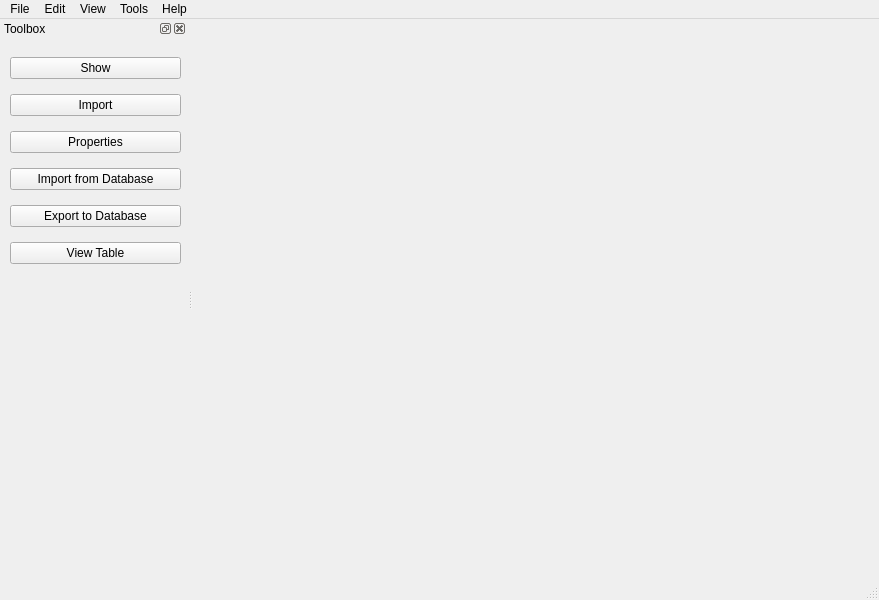
<?xml version="1.0" encoding="UTF-8"?>
<ui version="4.0">
 <class>MainWindow</class>
 <widget class="QMainWindow" name="MainWindow">
  <property name="geometry">
   <rect>
    <x>0</x>
    <y>0</y>
    <width>879</width>
    <height>600</height>
   </rect>
  </property>
  <property name="windowTitle">
   <string>MainWindow</string>
  </property>
  <widget class="QWidget" name="centralwidget">
   <property name="maximumSize">
    <size>
     <width>800</width>
     <height>540</height>
    </size>
   </property>
  </widget>
  <widget class="QMenuBar" name="menubar">
   <property name="geometry">
    <rect>
     <x>0</x>
     <y>0</y>
     <width>879</width>
     <height>21</height>
    </rect>
   </property>
   <widget class="QMenu" name="menuFile">
    <property name="title">
     <string>File</string>
    </property>
    <widget class="QMenu" name="menuNew">
     <property name="title">
      <string>New</string>
     </property>
     <addaction name="actionDatatable"/>
    </widget>
    <addaction name="actionDefaultConnection"/>
    <addaction name="menuNew"/>
    <addaction name="actionExit"/>
   </widget>
   <widget class="QMenu" name="menuEdit">
    <property name="title">
     <string>Edit</string>
    </property>
   </widget>
   <widget class="QMenu" name="menuView">
    <property name="title">
     <string>View</string>
    </property>
    <addaction name="actionToolbox"/>
    <addaction name="actionTable"/>
   </widget>
   <widget class="QMenu" name="menuTools">
    <property name="title">
     <string>Tools</string>
    </property>
    <widget class="QMenu" name="menuDatabase">
     <property name="title">
      <string>Database</string>
     </property>
     <addaction name="actionConnection"/>
     <addaction name="actionDatatable_2"/>
    </widget>
    <addaction name="menuDatabase"/>
   </widget>
   <widget class="QMenu" name="menuHelp">
    <property name="title">
     <string>Help</string>
    </property>
    <addaction name="actionAbout"/>
   </widget>
   <addaction name="menuFile"/>
   <addaction name="menuEdit"/>
   <addaction name="menuView"/>
   <addaction name="menuTools"/>
   <addaction name="menuHelp"/>
  </widget>
  <widget class="QStatusBar" name="statusbar"/>
  <widget class="QDockWidget" name="Toolbox">
   <property name="sizePolicy">
    <sizepolicy hsizetype="Preferred" vsizetype="Preferred">
     <horstretch>0</horstretch>
     <verstretch>0</verstretch>
    </sizepolicy>
   </property>
   <property name="minimumSize">
    <size>
     <width>187</width>
     <height>41</height>
    </size>
   </property>
   <property name="allowedAreas">
    <set>Qt::LeftDockWidgetArea|Qt::RightDockWidgetArea</set>
   </property>
   <property name="windowTitle">
    <string>Toolbox</string>
   </property>
   <attribute name="dockWidgetArea">
    <number>1</number>
   </attribute>
   <widget class="QWidget" name="dockWidgetContents">
    <widget class="QWidget" name="layoutWidget">
     <property name="geometry">
      <rect>
       <x>10</x>
       <y>10</y>
       <width>171</width>
       <height>231</height>
      </rect>
     </property>
     <layout class="QVBoxLayout" name="verticalLayout">
      <item>
       <widget class="QPushButton" name="buttonShow">
        <property name="text">
         <string>Show</string>
        </property>
       </widget>
      </item>
      <item>
       <widget class="QPushButton" name="buttonImport">
        <property name="text">
         <string>Import</string>
        </property>
       </widget>
      </item>
      <item>
       <widget class="QPushButton" name="buttonProperties">
        <property name="sizePolicy">
         <sizepolicy hsizetype="Minimum" vsizetype="Fixed">
          <horstretch>0</horstretch>
          <verstretch>0</verstretch>
         </sizepolicy>
        </property>
        <property name="text">
         <string>Properties</string>
        </property>
       </widget>
      </item>
      <item>
       <widget class="QPushButton" name="buttonMysql">
        <property name="text">
         <string>Import from Database</string>
        </property>
       </widget>
      </item>
      <item>
       <widget class="QPushButton" name="buttonExport">
        <property name="text">
         <string>Export to Database</string>
        </property>
       </widget>
      </item>
      <item>
       <widget class="QPushButton" name="buttonTable">
        <property name="text">
         <string>View Table</string>
        </property>
       </widget>
      </item>
     </layout>
    </widget>
   </widget>
  </widget>
  <action name="actionExit">
   <property name="text">
    <string>Exit</string>
   </property>
  </action>
  <action name="actionDatabase_datatable">
   <property name="text">
    <string>database datatable</string>
   </property>
  </action>
  <action name="actionDatabase_Connection">
   <property name="text">
    <string>Database Connection...</string>
   </property>
  </action>
  <action name="actionDatatable">
   <property name="text">
    <string>Datatable</string>
   </property>
  </action>
  <action name="actionConnection">
   <property name="text">
    <string>Connection</string>
   </property>
  </action>
  <action name="actionDatatable_2">
   <property name="text">
    <string>Datatable</string>
   </property>
  </action>
  <action name="actionAbout">
   <property name="text">
    <string>About</string>
   </property>
  </action>
  <action name="actionToolbox">
   <property name="checkable">
    <bool>true</bool>
   </property>
   <property name="checked">
    <bool>true</bool>
   </property>
   <property name="text">
    <string>Toolbox</string>
   </property>
  </action>
  <action name="actionTable">
   <property name="text">
    <string>Table</string>
   </property>
  </action>
  <action name="actionConnect_defaut_Db">
   <property name="text">
    <string>Connect defaut Db</string>
   </property>
  </action>
  <action name="actionDefaultConnection">
   <property name="text">
    <string>Import default Db</string>
   </property>
  </action>
 </widget>
 <resources/>
 <connections/>
</ui>
